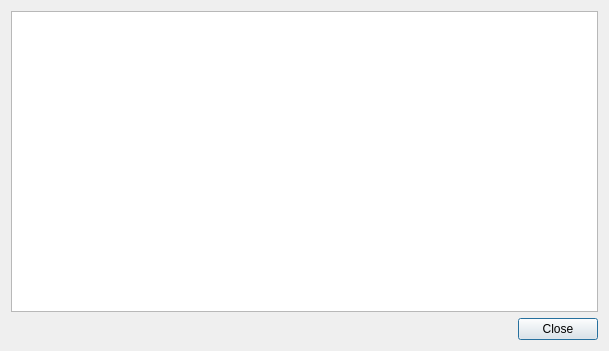
<?xml version="1.0" encoding="UTF-8"?>
<ui version="4.0">
 <class>Dialog</class>
 <widget class="QDialog" name="Dialog">
  <property name="geometry">
   <rect>
    <x>0</x>
    <y>0</y>
    <width>609</width>
    <height>351</height>
   </rect>
  </property>
  <property name="windowTitle">
   <string>About</string>
  </property>
  <layout class="QVBoxLayout" name="verticalLayout">
   <item>
    <widget class="QTextEdit" name="textEdit">
     <property name="readOnly">
      <bool>true</bool>
     </property>
    </widget>
   </item>
   <item>
    <widget class="QDialogButtonBox" name="buttonBox">
     <property name="orientation">
      <enum>Qt::Horizontal</enum>
     </property>
     <property name="standardButtons">
      <set>QDialogButtonBox::Close</set>
     </property>
    </widget>
   </item>
  </layout>
 </widget>
 <resources/>
 <connections>
  <connection>
   <sender>buttonBox</sender>
   <signal>accepted()</signal>
   <receiver>Dialog</receiver>
   <slot>accept()</slot>
   <hints>
    <hint type="sourcelabel">
     <x>248</x>
     <y>254</y>
    </hint>
    <hint type="destinationlabel">
     <x>157</x>
     <y>274</y>
    </hint>
   </hints>
  </connection>
  <connection>
   <sender>buttonBox</sender>
   <signal>rejected()</signal>
   <receiver>Dialog</receiver>
   <slot>reject()</slot>
   <hints>
    <hint type="sourcelabel">
     <x>316</x>
     <y>260</y>
    </hint>
    <hint type="destinationlabel">
     <x>286</x>
     <y>274</y>
    </hint>
   </hints>
  </connection>
 </connections>
</ui>
